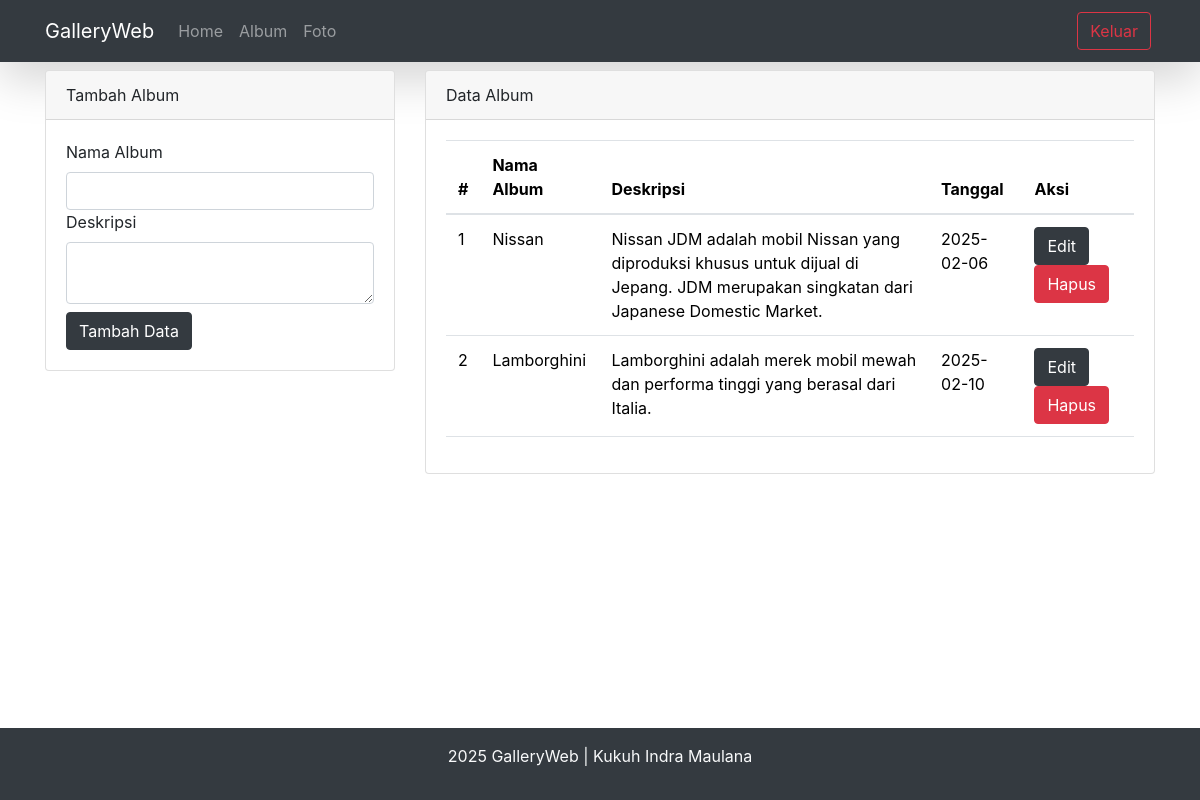
The app's page /home/album.php (signed in) with its own data.
### tables this page shows
CREATE TABLE `album` (
  `albumid` int NOT NULL,
  `namaalbum` varchar(255) NOT NULL,
  `deskripsi` text NOT NULL,
  `tanggalbuat` date NOT NULL,
  `userid` int NOT NULL
);

### home/album.php (the view, shortened to what this page needs)
<?php
include '../config/koneksi.php';
?>
<!DOCTYPE html>
<html lang="en">
<head>
    <link rel="stylesheet" href="../assets/css/bootstrap.min.css">
    <link rel="stylesheet" href="https://stackpath.bootstrapcdn.com/bootstrap/4.5.2/css/bootstrap.min.css">
</head>
<body>
    <nav class="navbar navbar-expand-lg navbar-dark bg-dark shadow-lg">
        <div class="container">
            <a class="navbar-brand" href="index.php">GalleryWeb</a>
            <div class="collapse navbar-collapse" id="navbarNavAltMarkup">
                <div class="navbar-nav me-auto">
                    <a href="home.php" class="nav-link">Home</a>
                    <a href="album.php" class="nav-link">Album</a>
                    <a href="foto.php" class="nav-link">Foto</a>
                </div>
                <a href="../config/aksi_logout.php" class="btn btn-outline-danger m-1">Keluar</a>
            </div>
        </div>
    </nav>
    <div class="container">
        <div class="row">
            <div class="col-md-4">
                <div class="card mt-2">
                    <div class="card-header">Tambah Album</div>
                    <div class="card-body">
                        <form action="../config/aksi_album.php" method="POST">
                            <label for="namaalbum" class="form-label">Nama Album</label>
                            <input type="text" name="namaalbum" class="form-control" required>
                            <label for="deskripsi" class="form-label">Deskripsi</label>
                            <textarea class="form-control" name="deskripsi" id="deskripsi"></textarea>
                            <button type="submit" class="btn btn-dark mt-2" name="tambah">Tambah Data</button>
                        </form>
                    </div>
                </div>
            </div>
            <div class="col-md-8">
                <div class="card mt-2">
                    <div class="card-header">Data Album</div>
                    <div class="card-body">
                        <table class="table">
                            <thead>
                                <tr>
                                    <th>#</th>
                                    <th>Nama Album</th>
                                    <th>Deskripsi</th>
                                    <th>Tanggal</th>
                                    <th>Aksi</th>
                                </tr>
                            </thead>
                            <tbody>
                                <?php
                                $no = 1;
                                $userid = $_SESSION['userid'];
                                $sql = mysqli_query($koneksi, "SELECT * FROM album WHERE userid = '$userid'");
                                while ($data = mysqli_fetch_array($sql)) {
                                ?>
                                <tr>
                                    <td><?php echo $no++; ?></td>
                                    <td><?php echo $data['namaalbum']; ?></td>
                                    <td><?php echo $data['deskripsi']; ?></td>
                                    <td><?php echo $data['tanggalbuat']; ?></td>
                                    <td>
                                        <button type="button" class="btn btn-dark" data-bs-toggle="modal" data-bs-target="#edit<?php echo $data['albumid']; ?>">
                                            Edit
                                        </button>
                                        <button type="button" class="btn btn-danger" data-bs-toggle="modal" data-bs-target="#hapus<?php echo $data['albumid']; ?>">
                                            Hapus
                                        </button>
                                    </td>
                                </tr>
                                <?php } ?>
                            </tbody>
                        </table>
                    </div>
                </div>
            </div>
        </div>
    </div>
    <footer class="text-center py-3 bg-dark text-light mt-4 fixed-bottom">
        <p>2025 GalleryWeb | Kukuh Indra Maulana</p>
    </footer>
</body>
</html>

### records on screen
album: namaalbum "Nissan", deskripsi "Nissan JDM adalah mobil Nissan yang diproduksi khusus untuk dijual di Jepang. JDM merupakan singkatan dari Japanese Domestic Market.", tanggalbuat "2025-02-06"
album: namaalbum "Lamborghini", deskripsi "Lamborghini adalah merek mobil mewah dan performa tinggi yang berasal dari Italia.", tanggalbuat "2025-02-10"
